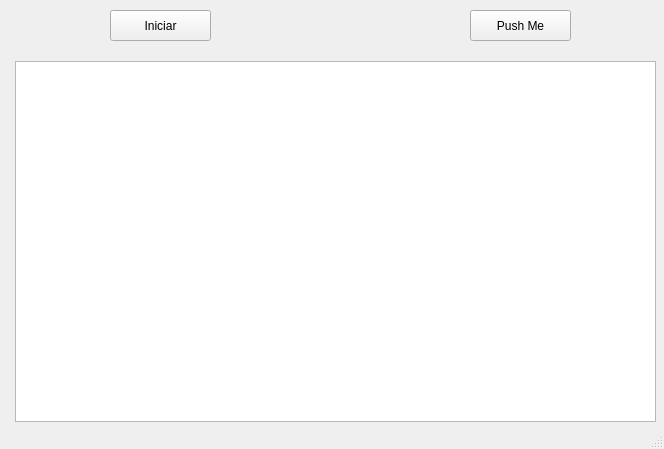
<?xml version="1.0" encoding="UTF-8"?>
<ui version="4.0">
 <class>MainWindow</class>
 <widget class="QMainWindow" name="MainWindow">
  <property name="geometry">
   <rect>
    <x>0</x>
    <y>0</y>
    <width>664</width>
    <height>449</height>
   </rect>
  </property>
  <property name="windowTitle">
   <string>MainWindow</string>
  </property>
  <widget class="QWidget" name="centralwidget">
   <widget class="QGraphicsView" name="View">
    <property name="geometry">
     <rect>
      <x>15</x>
      <y>61</y>
      <width>641</width>
      <height>361</height>
     </rect>
    </property>
   </widget>
   <widget class="QPushButton" name="b_ob_especial">
    <property name="geometry">
     <rect>
      <x>470</x>
      <y>10</y>
      <width>101</width>
      <height>31</height>
     </rect>
    </property>
    <property name="text">
     <string>Push Me</string>
    </property>
   </widget>
   <widget class="QPushButton" name="iniciar">
    <property name="geometry">
     <rect>
      <x>110</x>
      <y>10</y>
      <width>101</width>
      <height>31</height>
     </rect>
    </property>
    <property name="text">
     <string>Iniciar</string>
    </property>
   </widget>
  </widget>
  <widget class="QMenuBar" name="menubar">
   <property name="geometry">
    <rect>
     <x>0</x>
     <y>0</y>
     <width>664</width>
     <height>20</height>
    </rect>
   </property>
  </widget>
  <widget class="QStatusBar" name="statusbar"/>
 </widget>
 <resources/>
 <connections/>
</ui>
